Frame 1 (no input): blank canvas, image omitted
Frame 60 (the mouse pressed at the canvas centre just before this capture): blank canvas, image omitted
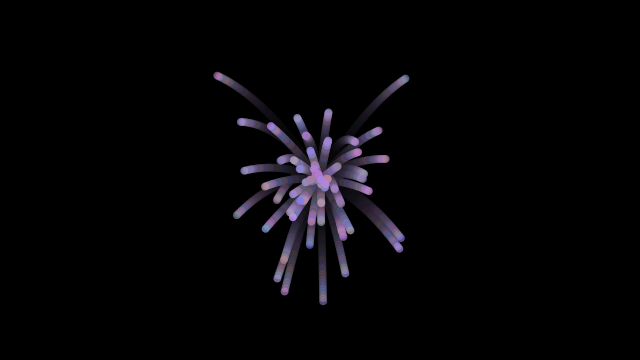
Frame 120 (the mouse held since frame 60 and released just before this capture)

The Processing sketch whose frames 1 and 60 were blank and that drew this single picture after the mouse press (run headless with seeded random() and noise(); from frame 60 on, the mouse is pressed at the canvas centre):

// Processing sketch: processing_141620
// ── processing_141620.pde

Particle p;
ArrayList<Particle> particles;

void setup() {
  size(640,360);
  particles = new ArrayList<Particle>();
  background(0);
}

void draw() {
  // Operating the single Particle
  if(mousePressed){
  particles.add(new Particle(new PVector(mouseX, mouseY)));
  }
  fill(0, 20);
  rect(0, 0, width, height);
  firework();
}

void firework(){
  for(int i = 0; i<particles.size(); i++){ 
    Particle p = particles.get(i);
    p.run(); 
    if(p.delete()){
      particles.remove(i);
    }
  }
 }

class Particle {
  PVector location;
  PVector velocity;
  PVector acceleration;
  float lifespan;

  Particle(PVector l) {
    //[offset-up] For demonstration purposes we assign the Particle an initial velocity and constant acceleration.
    acceleration = new PVector(0,0.035);
    velocity = new PVector(random(-2,2),random(-3,2));
    location = l.get();
    lifespan =255;
  }

  void run() { 
    update();
    display();
  }

  void update() {
    velocity.add(acceleration);
    location.add(velocity);
    lifespan -=1.9;
  }

  void display() {
    noStroke();
    int r = (int) random(120,195);
    int g = (int) random(120,155);
    int b = (int) random(150,235);
    int colorful = color(r,g,b);
    fill(colorful,lifespan);
    ellipse(location.x,location.y,8,8);
  }
  
 boolean delete(){
  if(lifespan<0){
    return true;
  }else{
    return false;
  }
 }
}
